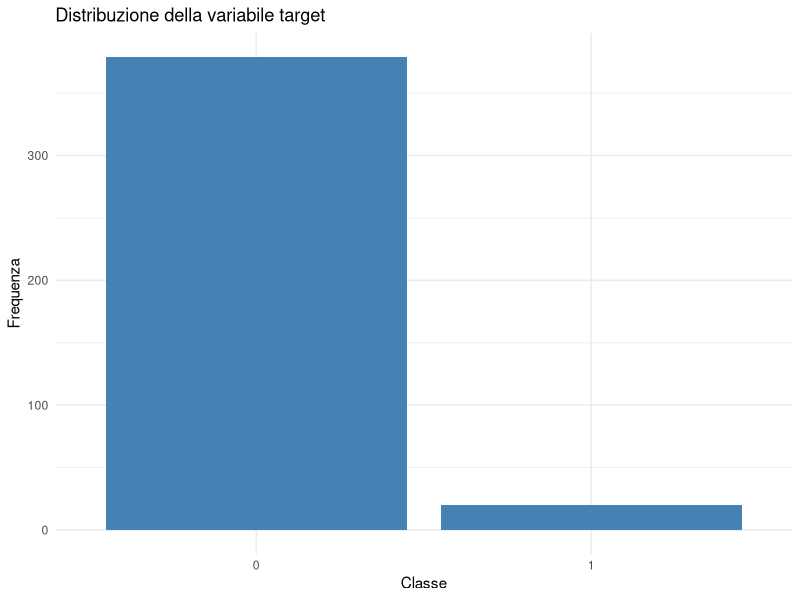
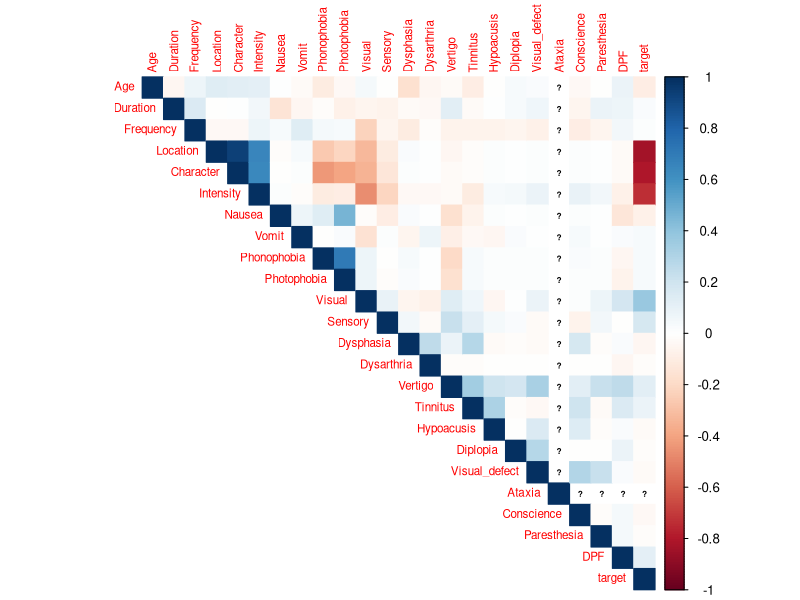
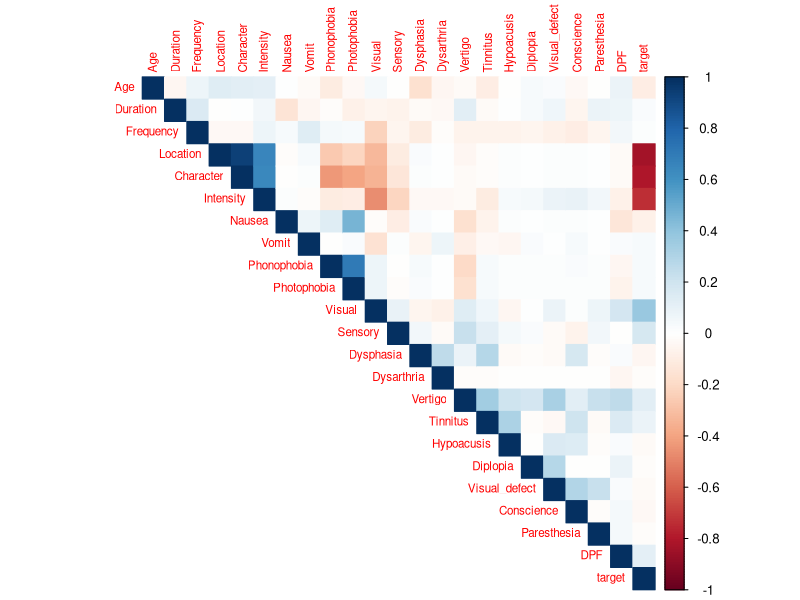
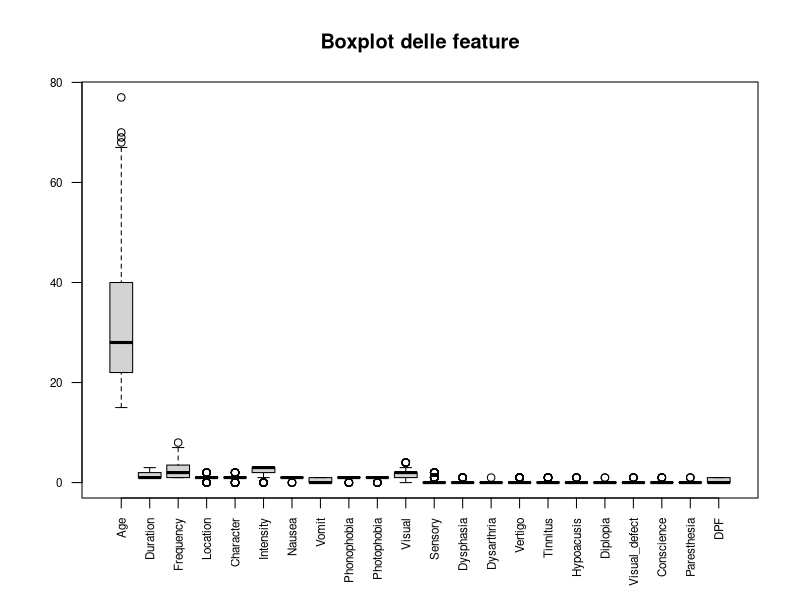
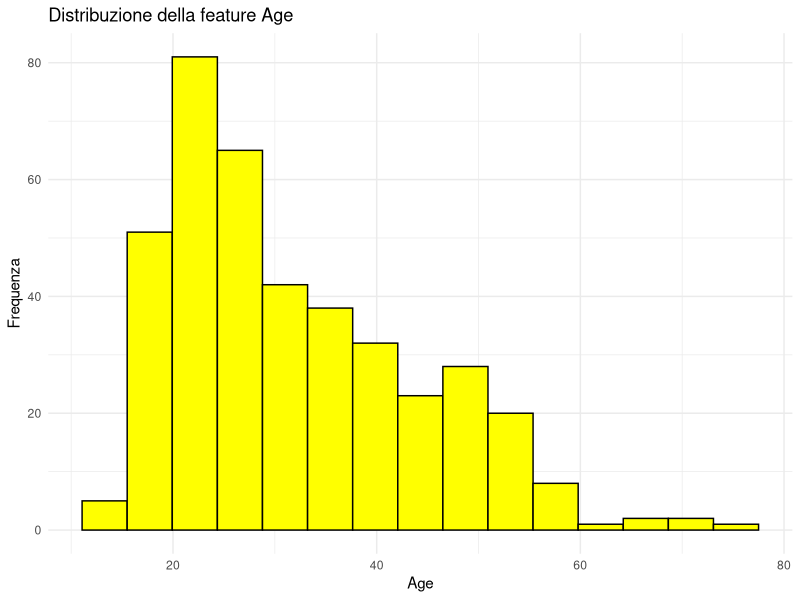
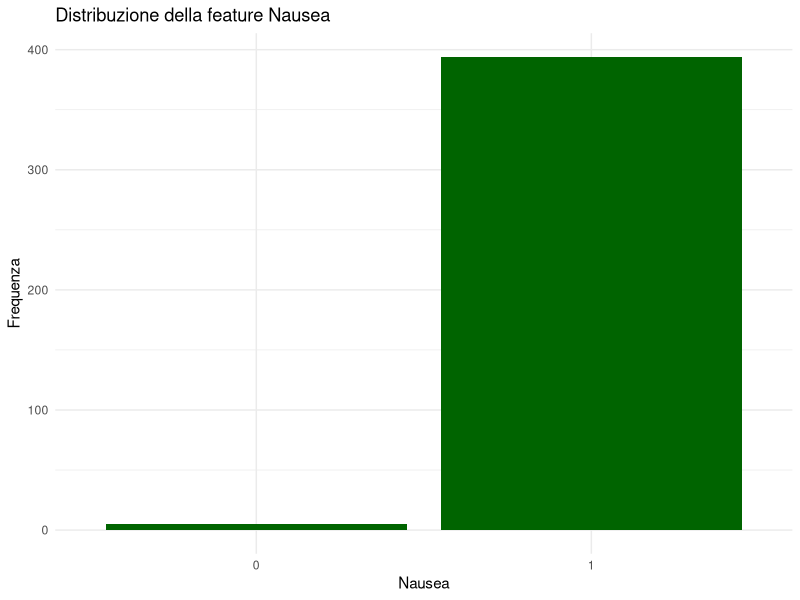
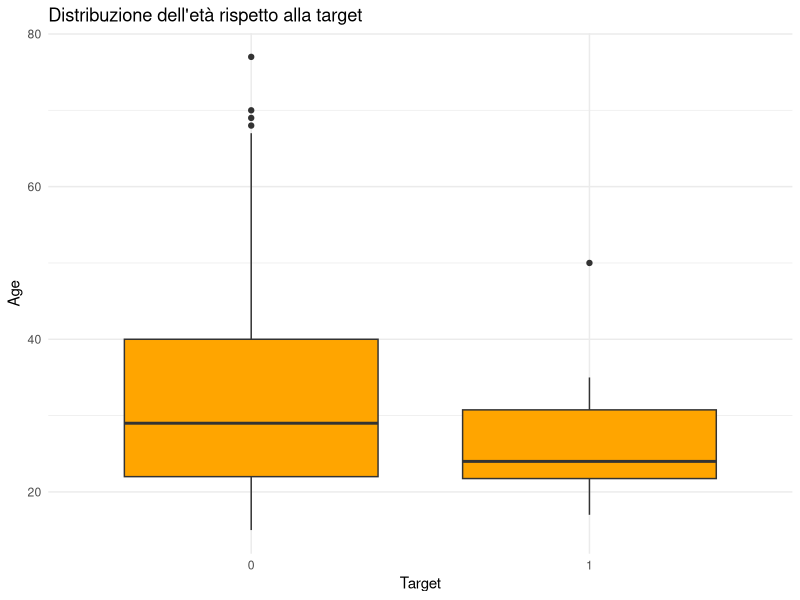

R code for these plots, in order:
# Librerie
library(readr)
library(dplyr)
library(ggplot2)
library(corrplot)
library(caret)
library(psych)

# Caricamento dataset
dataset <- read.csv("Migraine_onevsrest_3.csv")

# Prime righe
head(dataset)

# Dimensioni dataset
dim(dataset)

# Nomi colonne
colnames(dataset)

# Struttura dataset
str(dataset)

# Statistiche descrittive
summary(dataset)

# Controllo valori mancanti
colSums(is.na(dataset))

# Distribuzione target
table(dataset$target)

# Percentuali target
prop.table(table(dataset$target))
# Grafico distribuzione target
ggplot(dataset, aes(x = as.factor(target))) +
  geom_bar(fill = "steelblue") +
  labs(
    title = "Distribuzione della variabile target",
    x = "Classe",
    y = "Frequenza"
  ) +
  theme_minimal()
# Matrice di correlazione
cor_matrix <- cor(dataset)

# Visualizzazione grafica heatmap (matrice di correlazione)
corrplot(cor_matrix,
         method = "color",
         type = "upper",
         tl.cex = 0.7,
         number.cex = 0.5)
# Numero valori unici per feature (ho verificato se Ataxia avesse un unico valore)
sapply(dataset, function(x) length(unique(x)))
# Rimozione feature costante Ataxia
dataset <- dataset %>%
  select(-Ataxia)
# Nuova matrice di correlazione senza la feature Ataxia
cor_matrix <- cor(dataset)

# Nuova heatmap (matrice di correlazione)
corrplot(cor_matrix,
         method = "color",
         type = "upper",
         tl.cex = 0.7)
# Boxplot delle feature
boxplot(dataset[,1:(ncol(dataset)-1)],
        las = 2,
        main = "Boxplot delle feature",
        cex.axis = 0.7)
# Istogramma della feature Age
ggplot(dataset, aes(x = Age)) +
  geom_histogram(bins = 15,
                 fill = "yellow",
                 color = "black") +
  labs(
    title = "Distribuzione della feature Age",
    x = "Age",
    y = "Frequenza"
  ) +
  theme_minimal()

# Barplot feature Nausea
ggplot(dataset, aes(x = as.factor(Nausea))) +
  geom_bar(fill = "darkgreen") +
  labs(
    title = "Distribuzione della feature Nausea",
    x = "Nausea",
    y = "Frequenza"
  ) +
  theme_minimal()
# Boxplot Age vs Target
ggplot(dataset, aes(x = as.factor(target), y = Age)) +
  geom_boxplot(fill = "orange") +
  labs(
    title = "Distribuzione dell'età rispetto alla target",
    x = "Target",
    y = "Age"
  ) +
  theme_minimal()
# PREPROCESSING PER IL MODELLO
# Il metodo factor converte la variabile target da numerica a categoriale
dataset$target <- as.factor(dataset$target)
# Train/Test split
set.seed(123)

trainIndex <- createDataPartition(dataset$target,
                                  p = 0.8,
                                  list = FALSE)

train_data <- dataset[trainIndex, ]
test_data  <- dataset[-trainIndex, ]

# Controllo dimensioni
dim(train_data)
dim(test_data)

# Controllo distribuzione target nei due set
table(train_data$target)
table(test_data$target)

# Controllo variabilità Diplopia
table(train_data$Diplopia)
table(test_data$Diplopia)

# Rimozione Diplopia da train e test perché nel training set è costante
train_data <- train_data %>%
  select(-Diplopia)

test_data <- test_data %>%
  select(-Diplopia)

# Separazione feature e target
train_x <- train_data[, colnames(train_data) != "target"]
test_x  <- test_data[, colnames(test_data) != "target"]

train_y <- train_data$target
test_y  <- test_data$target

# Scaling delle feature
preProcValues <- preProcess(train_x,
                            method = c("center", "scale"))

train_x_scaled <- predict(preProcValues, train_x)
test_x_scaled  <- predict(preProcValues, test_x)
# Dataset finali scalati
train_scaled <- cbind(train_x_scaled,
                      target = train_y)

test_scaled <- cbind(test_x_scaled,
                     target = test_y)
# Modello logistico
log_model <- glm(target ~ .,
                 data = train_scaled,
                 family = binomial)
summary(log_model)

dim(train_scaled)

table(train_scaled$target)

summary(train_scaled$target)

str(train_scaled)
# Probabilità predette
pred_probs <- predict(log_model,
                      test_scaled,
                      type = "response")

# Conversione classi
pred_class <- ifelse(pred_probs > 0.5, 1, 0)

pred_class <- as.factor(pred_class)

# Confusion matrix
confusionMatrix(pred_class,
                test_scaled$target)
# Confusion matrix salvata
cm <- confusionMatrix(
  pred_class,
  test_scaled$target,
  positive = "1"
)

cm

# Metriche principali
accuracy <- cm$overall["Accuracy"]
precision <- cm$byClass["Pos Pred Value"]
recall <- cm$byClass["Sensitivity"]
f1_score <- 2 * ((precision * recall) / (precision + recall))

accuracy
precision
recall
f1_score
